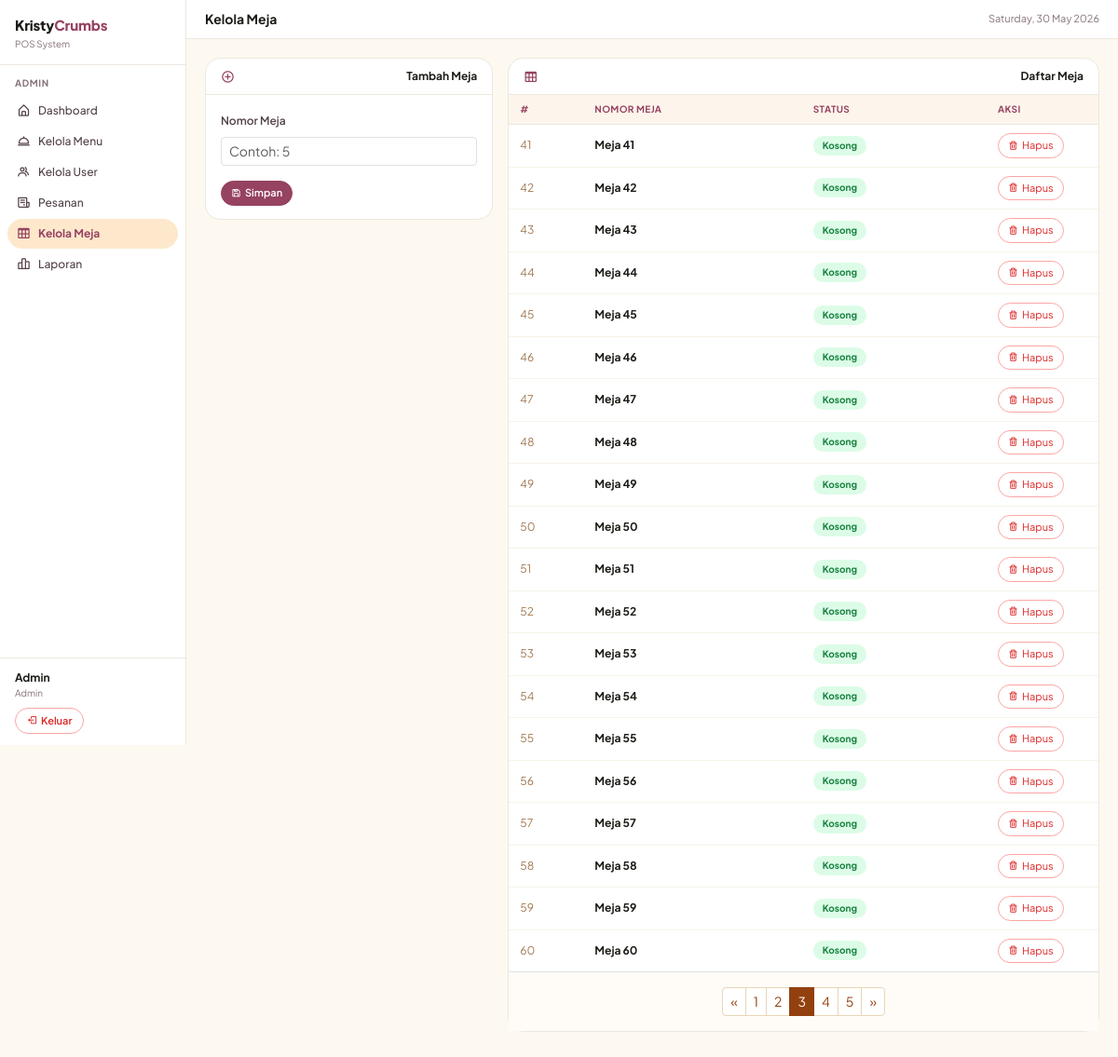
/admin.php?tab=meja&page=3 (signed in), run on the app's committed database.
### tables this page shows
CREATE TABLE `tb_meja` (
  `id_meja` int NOT NULL,
  `nomor_meja` int NOT NULL,
  `status` enum('kosong','terisi') NOT NULL
);

### admin.php (the view, shortened to what this page needs)
<?php
include 'function/connect.php';
$tab = $_GET['tab'] ?? 'dashboard';
include '_layout.php';
?>
<?php if ($tab === 'dashboard'): ?>
  <?php
  $omzet    = mysqli_fetch_assoc(mysqli_query($koneksi, "SELECT IFNULL(SUM(total_harga),0) AS n FROM tb_pesanan WHERE status_bayar='lunas' AND DATE(tgl_pesanan)=CURDATE()"))['n'];
  $trx      = mysqli_fetch_assoc(mysqli_query($koneksi, "SELECT COUNT(*) AS n FROM tb_pesanan WHERE DATE(tgl_pesanan)=CURDATE()"))['n'];
  $belum    = mysqli_fetch_assoc(mysqli_query($koneksi, "SELECT COUNT(*) AS n FROM tb_pesanan WHERE status_bayar='belum_bayar'"))['n'];
  $tot_menu = mysqli_fetch_assoc(mysqli_query($koneksi, "SELECT COUNT(*) AS n FROM tb_menu"))['n'];
  ?>
  <div class="stat-grid">
    <div class="stat-box">
      <div class="stat-label">Omzet Hari Ini</div>
      <div class="stat-value">Rp <?= number_format($omzet, 0, ',', '.') ?></div>
    </div>
    <div class="stat-box">
      <div class="stat-label">Transaksi Hari Ini</div>
      <div class="stat-value dark"><?= $trx ?></div>
    </div>
    <div class="stat-box">
      <div class="stat-label">Belum Bayar</div>
      <div class="stat-value blue"><?= $belum ?></div>
    </div>
    <div class="stat-box">
      <div class="stat-label">Total Menu</div>
      <div class="stat-value dark"><?= $tot_menu ?></div>
    </div>
  </div>
  <div class="kc-card">
    <div class="kc-card-header"><span><i class='bx bx-receipt'></i> Pesanan Terbaru</span></div>
    <table class="kc-table w-100">
      <thead>
        <tr>
          <th>#</th>
          <th>Pelanggan</th>
          <th>Meja</th>
          <th>Total</th>
          <th>Status Bayar</th>
          <th>Status Pesanan</th>
        </tr>
      </thead>
      <tbody>
        <?php $q = mysqli_query($koneksi, "SELECT * FROM tb_pesanan ORDER BY id_pesanan DESC LIMIT 10");
        while ($r = mysqli_fetch_assoc($q)): ?>
          <tr>
            <td style="color:#a07850"><?= $r['id_pesanan'] ?></td>
            <td><?= htmlspecialchars($r['nama_pelanggan']) ?></td>
            <td>Meja <?= $r['no_meja'] ?></td>
            <td>Rp <?= number_format($r['total_harga'], 0, ',', '.') ?></td>
            <td><span class="kc-badge <?= $r['status_bayar'] === 'lunas' ? 'kc-badge-green' : 'kc-badge-yellow' ?>"><?= $r['status_bayar'] ?></span></td>
            <td><span class="kc-badge <?= $r['status_pesanan'] === 'selesai' ? 'kc-badge-brown' : 'kc-badge-blue' ?>"><?= $r['status_pesanan'] ?></span></td>
          </tr>
        <?php endwhile; ?>
      </tbody>
    </table>
  </div>
<?php elseif (strtolower($tab) === 'meja'): ?>
  <div class="row g-3">
    <div class="col-md-4">
      <div class="kc-card">
        <div class="kc-card-header"><i class='bx bx-plus-circle'></i> Tambah Meja</div>
        <div class="kc-card-body">
          <form action="function/function_meja/add_meja.php" method="POST">
            <div class="mb-3">
              <label class="form-label">Nomor Meja</label>
              <input type="number" name="nomor_meja" class="form-control form-control-sm" placeholder="Contoh: 5" min="1" required>
            </div>
            <button type="submit" name="add_meja" class="btn-kc btn-kc-sm"><i class='bx bx-save'></i> Simpan</button>
          </form>
        </div>
      </div>
    </div>
    <div class="col-md-8">
      <div class="kc-card">
        <div class="kc-card-header"><i class='bx bx-table'></i> Daftar Meja</div>
        <table class="kc-table w-100">
          <thead>
            <tr>
              <th style="width: 80px;">#</th>
              <th>Nomor Meja</th>
              <th>Status</th>
              <th style="width: 120px;">Aksi</th>
            </tr>
          </thead>
          <tbody>
            <?php
            $limit = 20;
            $page = intval($_GET['page'] ?? 1);
            $total_query = mysqli_query($koneksi, "SELECT COUNT(*) AS total FROM tb_meja");
            $total_data = mysqli_fetch_assoc($total_query)['total'];
            $total_pages = ceil($total_data / $limit);
            $offset = ($page - 1) * $limit;
            $q = mysqli_query($koneksi, "SELECT * FROM tb_meja ORDER BY nomor_meja ASC LIMIT $limit OFFSET $offset");
            $no = $offset + 1;
            while ($d = mysqli_fetch_assoc($q)):
              $is_kosong = $d['status'] === 'kosong';
              $badge_class = $is_kosong ? 'kc-badge-green' : 'kc-badge-red';
              $status_text = $is_kosong ? 'Kosong' : 'Terisi';
            ?>
              <tr>
                <td style="color:#a07850"><?= $no++ ?></td>
                <td><strong>Meja <?= htmlspecialchars($d['nomor_meja']) ?></strong></td>
                <td><span class="kc-badge <?= $badge_class ?>"><?= $status_text ?></span></td>
                <td>
                  <a href="function/function_meja/delete_meja.php?id=<?= $d['id_meja'] ?>" class="btn-kc-danger" onclick="return confirm('Hapus Meja <?= $d['nomor_meja'] ?>?')"><i class='bx bx-trash'></i> Hapus</a>
                </td>
              </tr>
            <?php endwhile; ?>
          </tbody>
        </table>
        <?php if ($total_pages > 1): ?>
          <div class="d-flex justify-content-center p-3 border-top" style="background: #fffcf7;">
            <nav aria-label="Page navigation">
              <ul class="pagination pagination-sm m-0">
                <li class="page-item <?= $page <= 1 ? 'disabled' : '' ?>">
                  <a class="page-link" href="admin.php?tab=meja&page=<?= $page - 1 ?>" aria-label="Previous">
                    <span aria-hidden="true">&laquo;</span>
                  </a>
                </li>
                <?php for ($i = 1; $i <= $total_pages; $i++): ?>
                  <li class="page-item <?= $i == $page ? 'active' : '' ?>">
                    <a class="page-link" href="admin.php?tab=meja&page=<?= $i ?>"><?= $i ?></a>
                  </li>
                <?php endfor; ?>
                <li class="page-item <?= $page >= $total_pages ? 'disabled' : '' ?>">
                  <a class="page-link" href="admin.php?tab=meja&page=<?= $page + 1 ?>" aria-label="Next">
                    <span aria-hidden="true">&raquo;</span>
                  </a>
                </li>
              </ul>
            </nav>
          </div>
        <?php endif; ?>
      </div>
    </div>
  </div>
<?php endif; ?>
<?php include '_layout_end.php'; ?>

### _layout.php (style rules this page uses)
* { font-family: 'Plus Jakarta Sans', sans-serif; }
body { background: #fdf9f0; margin: 0; }
a { text-decoration: none; }
.kc-card { background: #fff; border: 1px solid #ece8df; border-radius: 16px; margin-bottom: 16px; }
.kc-card-header { padding: 10px 16px; border-bottom: 1px solid #ece8df; font-weight: 700; font-size: 12px; color: #1c1c17; display: flex; align-items: center; justify-content: space-between; border-radius: 16px 16px 0 0; }
.kc-card-header i { color: #964261; font-size: 15px; margin-right: 4px; }
.kc-card-body { padding: 14px 16px; }
.kc-table thead th { background: #fdf5ec; color: #964261; font-size: 10px; font-weight: 700; text-transform: uppercase; letter-spacing: .04em; padding: 8px 12px; border-bottom: 1px solid #ece8df; }
.kc-table tbody td { padding: 9px 12px; border-bottom: 1px solid #f7f3ea; font-size: 12px; vertical-align: middle; color: #1c1c17; }
.kc-table tbody tr:last-child td { border-bottom: none; }
.kc-badge { border-radius: 999px; padding: 3px 10px; font-size: 10px; font-weight: 700; display: inline-block; }
.kc-badge-green { background: #dcfce7; color: #15803d; }
.btn-kc { background: #964261; border: 1px solid #964261; color: #fff; border-radius: 999px; padding: 6px 14px; font-size: 12px; font-weight: 600; cursor: pointer; display: inline-flex; align-items: center; gap: 4px; transition: background 0.15s, color 0.15s, border-color 0.15s; }
.btn-kc-sm { padding: 4px 10px; font-size: 11px; }
.btn-kc-danger { background: #fff; border: 1px solid #fca5a5; color: #dc2626; border-radius: 999px; padding: 4px 10px; font-size: 11px; cursor: pointer; display: inline-flex; align-items: center; gap: 4px; transition: background 0.15s; }
.form-label { font-size: 12px; font-weight: 600; color: #534247; }

### admin.php (style rules this page uses)
.pagination .page-link { color: #92400e; background-color: #fff; border: 1px solid #e8d5b8; }
.pagination .page-item.active .page-link { background-color: #92400e; border-color: #92400e; color: #fff; }

### data on the page
tb_meja: nomor_meja "41", status "Kosong"
tb_meja: nomor_meja "42", status "Kosong"
tb_meja: nomor_meja "43", status "Kosong"
tb_meja: nomor_meja "44", status "Kosong"
tb_meja: nomor_meja "45", status "Kosong"
tb_meja: nomor_meja "46", status "Kosong"
tb_meja: nomor_meja "47", status "Kosong"
tb_meja: nomor_meja "48", status "Kosong"
tb_meja: nomor_meja "49", status "Kosong"
tb_meja: nomor_meja "50", status "Kosong"
tb_meja: nomor_meja "51", status "Kosong"
tb_meja: nomor_meja "52", status "Kosong"
tb_meja: nomor_meja "53", status "Kosong"
tb_meja: nomor_meja "54", status "Kosong"
tb_meja: nomor_meja "55", status "Kosong"
tb_meja: nomor_meja "56", status "Kosong"
tb_meja: nomor_meja "57", status "Kosong"
tb_meja: nomor_meja "58", status "Kosong"
tb_meja: nomor_meja "59", status "Kosong"
tb_meja: nomor_meja "60", status "Kosong"

### other printed values
$uname "Admin"
$role "Admin"
$page_title "Kelola Meja"
